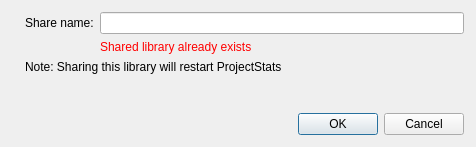
<?xml version="1.0" encoding="UTF-8"?>
<ui version="4.0">
 <class>ShareLibraryWidget</class>
 <widget class="QWidget" name="ShareLibraryWidget">
  <property name="windowModality">
   <enum>Qt::WindowModal</enum>
  </property>
  <property name="geometry">
   <rect>
    <x>0</x>
    <y>0</y>
    <width>476</width>
    <height>147</height>
   </rect>
  </property>
  <property name="windowTitle">
   <string>Share Library</string>
  </property>
  <layout class="QHBoxLayout" name="horizontalLayout" stretch="0,0">
   <property name="leftMargin">
    <number>12</number>
   </property>
   <property name="topMargin">
    <number>0</number>
   </property>
   <property name="rightMargin">
    <number>0</number>
   </property>
   <property name="bottomMargin">
    <number>0</number>
   </property>
   <item>
    <widget class="QLabel" name="label_3">
     <property name="text">
      <string/>
     </property>
     <property name="pixmap">
      <pixmap resource="../../resource/general/general.qrc">:/general/dropbox</pixmap>
     </property>
    </widget>
   </item>
   <item>
    <layout class="QVBoxLayout" name="verticalLayout_2" stretch="0,0,1,0">
     <property name="leftMargin">
      <number>0</number>
     </property>
     <property name="topMargin">
      <number>12</number>
     </property>
     <property name="rightMargin">
      <number>12</number>
     </property>
     <property name="bottomMargin">
      <number>12</number>
     </property>
     <item>
      <layout class="QFormLayout" name="formLayout">
       <item row="0" column="0">
        <widget class="QLabel" name="label">
         <property name="text">
          <string>Share name:</string>
         </property>
        </widget>
       </item>
       <item row="0" column="1">
        <widget class="QLineEdit" name="lineEditShareName"/>
       </item>
       <item row="1" column="1">
        <widget class="QLabel" name="labelError">
         <property name="text">
          <string>&lt;font color=&quot;red&quot;&gt;Shared library already exists&lt;/font&gt;</string>
         </property>
        </widget>
       </item>
      </layout>
     </item>
     <item>
      <widget class="QLabel" name="label_2">
       <property name="text">
        <string>Note: Sharing this library will restart ProjectStats </string>
       </property>
      </widget>
     </item>
     <item>
      <spacer name="verticalSpacer">
       <property name="orientation">
        <enum>Qt::Vertical</enum>
       </property>
       <property name="sizeHint" stdset="0">
        <size>
         <width>20</width>
         <height>40</height>
        </size>
       </property>
      </spacer>
     </item>
     <item>
      <widget class="QDialogButtonBox" name="buttonBox">
       <property name="standardButtons">
        <set>QDialogButtonBox::Cancel|QDialogButtonBox::Ok</set>
       </property>
      </widget>
     </item>
    </layout>
   </item>
  </layout>
 </widget>
 <resources>
  <include location="../../resource/general/general.qrc"/>
 </resources>
 <connections/>
</ui>
